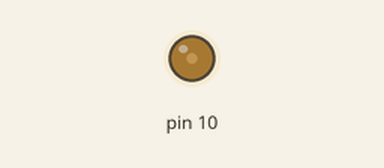
Bench run of a sketch on a simulated Arduino Uno, built with avr-gcc and run on an emulated ATmega328P. On the bench: output pins drawn as LEDs (lit = HIGH).

Above: at 2.54 s.
At 11.23 s:
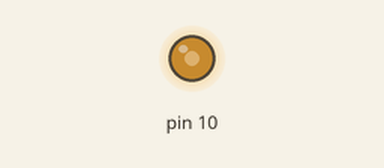
Timing chart, 0 to 14.6 s (numbered marks = the images above):
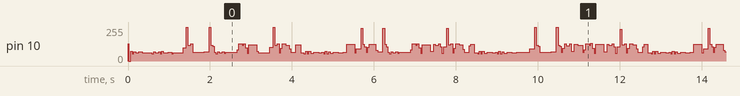

The sketch:

OneLineAlgorithmicMusic.ino
```cpp
// one-line algorithmic music
// see viznut's blog http://countercomplex.blogspot.com/2011/10/algorithmic-symphonies-from-one-line-of.html
// and http://www.youtube.com/watch?v=GtQdIYUtAHg&feature=related

// ported to arduino by stimmer
// Audio out on pin 10

void setup() {
  TCCR1B = (TCCR1B & 0xf8) | 1;
  analogWrite(10,1);
}

void putb(byte b)
{
  static long m;
  long t;
  while((t=micros())-m < 125);
  m=t;

  OCR1B=b;
}

void loop() {
  long v;
  for(long t=0;;t++){
    putb(
  // uncomment ONE line below
  // or try making one of your own...
  //(t*20|t*3)>>1
  //t*((t>>12|t>>8)&63&t>>4)   // by viznut
  // ((-t&4095)*(255&t*(t&t>>13))>>12)+(127&t*(234&t>>8&t>>3)>>(3&t>>14)) // by tejeez
  // t*(t>>11&t>>8&123&t>>3)    // by tejeez
  // t*((t>>9|t>>13)&25&t>>6)   // by visy
  // (t*(t>>5|t>>8))>>(t>>16)   // by tejeez
  // ((t*(t>>8|t>>9)&46&t>>8))^(t&t>>13|t>>6) // by xpansive
  // ((t&4096)?((t*(t^t%255)|(t>>4))>>1):(t>>3)|((t&8192)?t<<2:t)) // by skurk (raer's version)
  // (t>>7|t|t>>6)*10+4*(t&t>>13|t>>6) // by viznut, xpansive, varjohukka
  // t*5&(t>>7)|t*3&(t*4>>10) // by miiro
  // (t|(t>>9|t>>7))*t&(t>>11|t>>9) // by red
  // v=(v>>1)+(v>>4)+t*(((t>>16)|(t>>6))&(69&(t>>9))) // by pyryp
  // (t>>6|t|t>>(t>>16))*10+((t>>11)&7)  //by viznut
   (t*(4|7&t>>13)>>((~t>>11)&1)&128) + ((t)*(t>>11&t>>13)*((~t>>9)&3)&127) // by stimmer
  );
  //putb(
  // uncomment ONE line below
  // or try making one of your own...
  //(t*20|t*3)>>1
  //t*((t>>12|t>>8)&63&t>>4)   // by viznut
  //((-t&4095)*(255&t*(t&t>>13))>>12)+(127&t*(234&t>>8&t>>3)>>(3&t>>14)) // by tejeez
  // t*(t>>11&t>>8&123&t>>3)    // by tejeez
  // t*((t>>9|t>>13)&25&t>>6)   // by visy
  // (t*(t>>5|t>>8))>>(t>>16)   // by tejeez
  // ((t*(t>>8|t>>9)&46&t>>8))^(t&t>>13|t>>6) // by xpansive
  // ((t&4096)?((t*(t^t%255)|(t>>4))>>1):(t>>3)|((t&8192)?t<<2:t)) // by skurk (raer's version)
  // (t>>7|t|t>>6)*10+4*(t&t>>13|t>>6) // by viznut, xpansive, varjohukka
  // t*5&(t>>7)|t*3&(t*4>>10) // by miiro
  // (t|(t>>9|t>>7))*t&(t>>11|t>>9) // by red
  // v=(v>>1)+(v>>4)+t*(((t>>16)|(t>>6))&(69&(t>>9))) // by pyryp
  // (t>>6|t|t>>(t>>16))*10+((t>>11)&7)  //by viznut
  // (t*(4|7&t>>13)>>((~t>>11)&1)&128) + ((t)*(t>>11&t>>13)*((~t>>9)&3)&127) // by stimmer
  //);
  }

}
```
